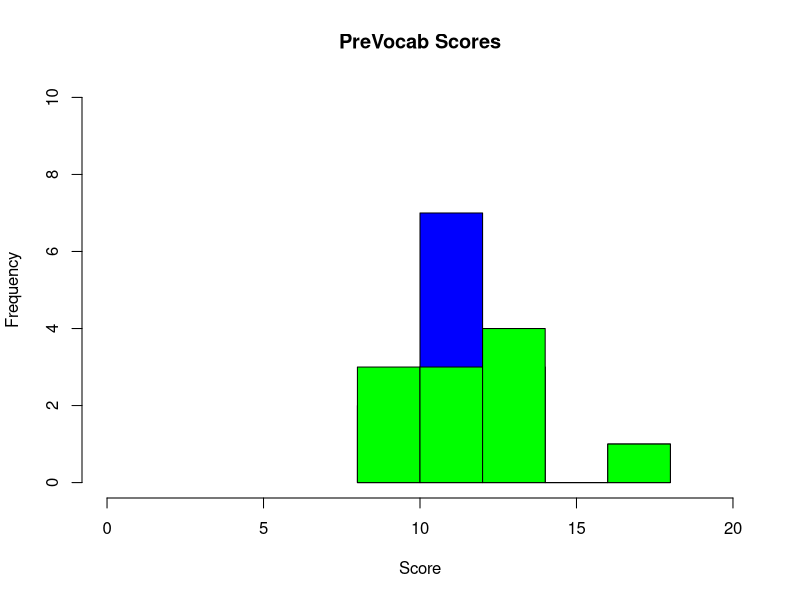
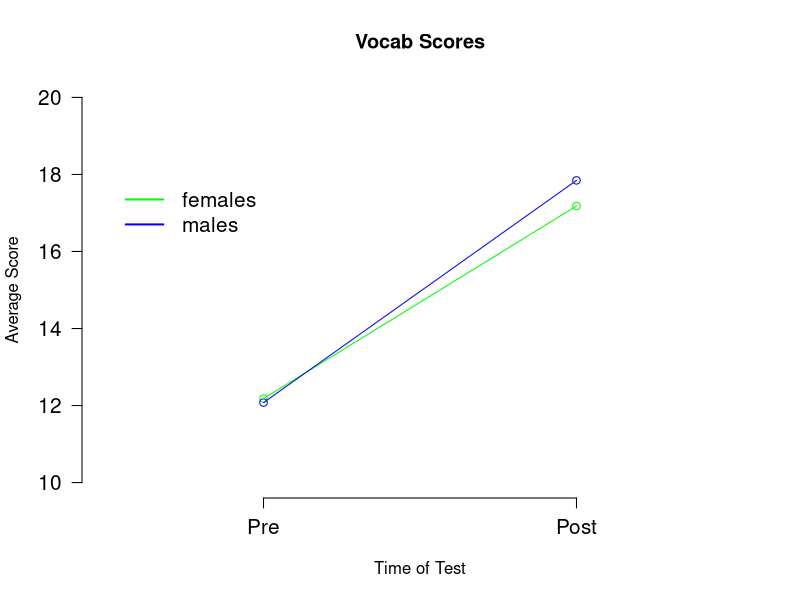
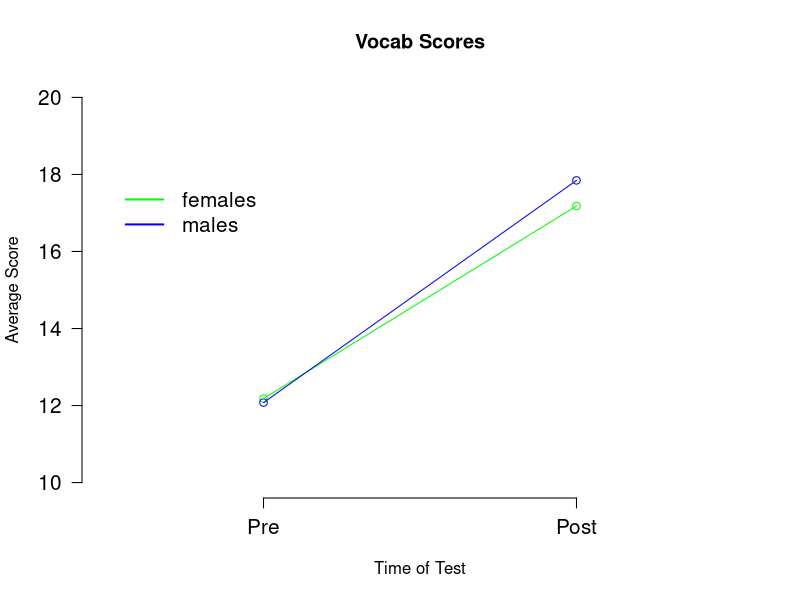

Reproduce these figures in R, in order.
 #What are we looking at?
 #what is the console,script, environment & plot window. 
 # What is '>' mean?
 
 
 # R is a super powerful calculator. Using these operators, you can do almost anything you would want:
 
 2 + 2
 2 - 2
 2/2
 2*2
 
 #But what if you want to save the answer?  You need to make a ?variable?, there is a special way to do that in R
 
 X <- 2+2      # X is getting '2 + 2' 
 # now if you look in the environment, you will see it listed there
 # Maybe you have more than 1 number you want to store in a variable
 
 X <- c(1,2,3,4)  # The 'c' combines all the numbers in the bracket into the variable X
 #notice that because we used the same letter for our variable we?ve actually overwritten the previous value. 
 X <- 2+2
 Y <- c(1,2,3,4)
 #When you use the 'c' command you are creating a special variable, that is called a vector as it contains multiple elements of the same type.  
 Z <- c(1:4, "A","B")
 #You may notice that R has made all of the values in this vector a character.  This is because all the elements of a vector must be the same, so if you want to keep the elements in the format they came from you need to do something a little different. 
 Z <- list(1:4,"A","B")
 Z <- list(numbers = c(1:4), letters = c( 'a','b','c','d'))
 #Here we added names to the vectors so that we can pick them out of our list easier
 Num <- Z$numbers
 Letters <- Z$letters
 #using the $ we are able to pull specific named vectors/columns from our list. 
 Data <- data.frame(Num, Letters)
 #Here we put our named list into a data.frame.  This is Rs favourite data format and is the easiest to use going forward. 
 
 #Now that you know how to make a data.frame from data in R.  Most of the time we actually load data in from an excel spreadsheet or something similar.  You will want to make sure your files end in a .csv (comma separated values)  this is the easiest and cleanest format to read into R. 
 
 #directories are a big deal in R.  You will want to keep yourself organized and follow a common format. 
 
 help("read.csv")
 data<-read.csv("data/PUMPdata.csv", header = TRUE)
 # we are assigning the data to the variable 'data'.
 # we are finding the spreadsheet in the data folder and its called PUMPdata.csv
 # we know that this file has column names, and we want to keep those as the names of the columns so we include the argument ?header = TRUE?
 
 
 #its always good to look at your data and make sure it looks right
 head(data)
 #Shows us the top 10 rows of data
 str(data)
 #shows us each variable and its 'type'
 #If you notice a variable is not the type it should be (its numeric but should be a factor), you can manually change that. 
 
 data$PreVocab<- as.numeric(data$PreVocab)
 data$Student.ID<- as.character(data$Student.ID)
 data$Group<- as.factor(data$Group)
 data$Gender<- as.factor(data$Gender)
 str(data)
 
 
 
 ##Now to actually look at the data and get some descriptive statistics
 
 #Here we are asking for the mean of the prevocab variable, and we are saying if there are any missing values remove them. 
 PVM<- mean(data$PreVocab, na.rm = TRUE)
 
 #Maybe you want the means of a certain gender only
 PreVMf<- mean(data$PreVocab[data$Gender == 1], na.rm = TRUE)
 PreVMf # we need to call this again to actually see the value since we assigned it to a mean. 
 print(PreVMm<- mean(data$PreVocab[data$Gender == 2], na.rm = TRUE))
 
 #Here we just wrapped the function 'print' around our mean function, to get R to show us the answer, while also storing in the variable. 
 #Its nice to see all the data, but sometimes seeing the group averages can be very helpful. Previously we learned how to get the means of specific groups, so lets do that again. 
 PostVMf<- mean(data$PostVocab[data$Gender == 1], na.rm = TRUE)
 PostVMm<- mean(data$PostVocab[data$Gender == 2], na.rm = TRUE)
 #But a mean is not good enough! We want to see the data. R is great at plotting and you can make lots of nice graphs really easy. 
 
 hist(data$PreVocab[data$Gender == 2], col = "Blue", xlim = c(0,20), ylim = c(0,10), main = "PreVocab Scores", xlab = "Score")
 #Here we plotted the prevocab scores for the males. 
 #We are telling the histogram function to use blue for the bars, and set the x and y lim to 0,20 and 0,10 respectively.  While adding a title ?PreVocab Scores? and a label to the X-axis ?Scores?
 
 hist(data$PreVocab[data$Gender == 1], add = TRUE, col = "Green")
 #Now we added the prevocab scores for the females in green.  The 'add = TRUE' argument ensures this histogram is added to the previous plot. 
 
 
 plot(x = c(1,1,2,2), y = c(PreVMf,PreVMm, PostVMf,PostVMm), type = "p", col = c("Green","Blue","Green","Blue" ), main = "Vocab Scores", xlab = "Time of Test", ylab = "Average Score",ylim= c(10,20), xlim = c(.5,2.5), axes = FALSE)
 #Here we plot each of the four averages we just calculated and we color coded them based on their gender.  
 #The 'axes = FALSE' argument removes the X & Y axis so we can make them ourselves. 
 axis(2, at = c(10, 12, 14, 16, 18,20), cex.axis = 1.25,
      las = 2)
 axis(1, at = c(1, 2), labels = c("Pre", "Post"), cex.axis = 1.25)
 #Then we added some nice axes labels. 
 
 
 #we added a legend to make it easier to tell the colors apart
 legend(
   .5,
   18,
   legend = c("females", "males"),
   col = c("Green","Blue"),
   lty = c(1),
   lwd = c(2),
   bty = 'n',
   cex = 1.25
 )
 
 
 
 #We could even add lines to connect the pre and post vocab scores for each gender
 lines(x = c(1,2), y = c(PreVMf,PostVMf), col = "Green")
 lines(x = c(1,2), y = c(PreVMm,PostVMm), col = "Blue")
 
 
 #if you want to save the plot you have a few options.
 #the easiest, is to save it from the plot window within R. But sometimes you make a lot of plots and want to save them as you go, so you can use this simple code.
 #Note, however, that this needs to go before you make the plot
 png(filename = "fig/Vocab Scores.png", width = 500, height = 500, units = "px", bg = 'transparent')
 plot(x = c(1,1,2,2), y = c(PreVMf,PreVMm, PostVMf,PostVMm), type = "p", col = c("Green","Blue","Green","Blue" ), main = "Vocab Scores", xlab = "Time of Test", ylab = "Average Score",ylim= c(10,20), xlim = c(.5,2.5), axes = FALSE)
 #Here we plot each of the four averages we just calculated and we color coded them based on their gender.  
 #The 'axes = FALSE' argument removes the X & Y axis so we can make them ourselves. 
 axis(2, at = c(10, 12, 14, 16, 18,20), cex.axis = 1.25,
      las = 2)
 axis(1, at = c(1, 2), labels = c("Pre", "Post"), cex.axis = 1.25)
 #Then we added some nice axes labels. 
 
 
 #we added a legend to make it easier to tell the colors apart
 legend(
    .5,
    18,
    legend = c("females", "males"),
    col = c("Green","Blue"),
    lty = c(1),
    lwd = c(2),
    bty = 'n',
    cex = 1.25
 )
 
 
 
 #We could even add lines to connect the pre and post vocab scores for each gender
 lines(x = c(1,2), y = c(PreVMf,PostVMf), col = "Green")
 lines(x = c(1,2), y = c(PreVMm,PostVMm), col = "Blue")
 #the above line needs to be run before any plotting code is run.  This sets up the empty file for R to write the plot to. 
 dev.off()
 #Then you run this code to tell R that you are done plotting and it can close the file. 
 
 #Maybe you want to make a new data.frame of only the Pre & Post vocab scores and none of the other test scores.  
 
 datanew<-data[,c(-5,-7)]
 #Here we are telling R to give us all the columns from the dataframe 'data' except for column 5 and 7. 
 
 #Now we can save this new data.frame to a csv file for future use. 
 write.csv(datanew, file = "data/Vocab Scores.csv", quote = FALSE, row.names = FALSE)
 #The quote = FALSE and row.names = FALSE arguments are for formatting the data.frame so it looks clean when it?s exported to a csv.
 #by adding the data/ before the filename, we are able to put that new csv file right into our data folder. 
 